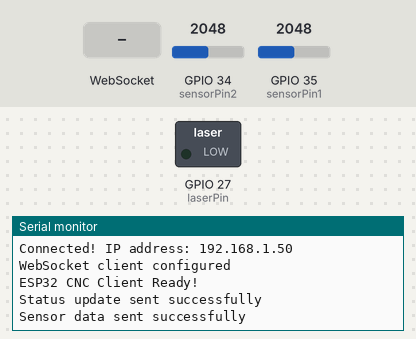
Simulated run of this sketch. Board: ESP32. Shown: switched loads named in the sketch (green lamp = pin HIGH), the last lines printed to the serial monitor. The inputs (shaded band) are chosen by the test bench; at power-on: GPIO 34 (sensorPin2) = 2048, GPIO 35 (sensorPin1) = 2048. WiFi joins after 1.5 s; servers stay silent unless stated; uploads are accepted with an empty reply.

Above: at 2.7 s.
2.8 s: WebSocket text "cnc_command" received
At 3.9 s:
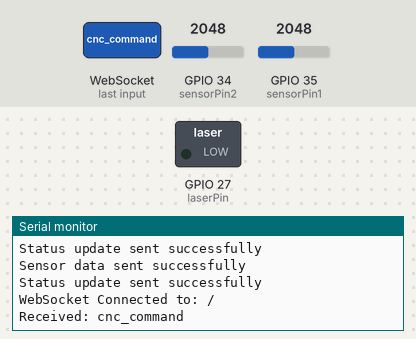
4.4 s: WebSocket text "start" received
At 5.1 s:
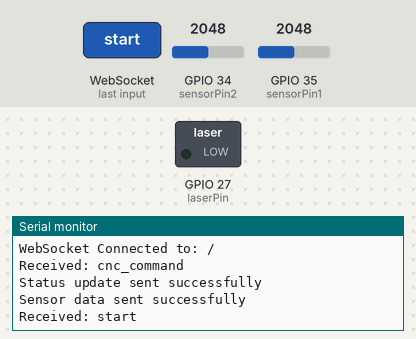
5.9 s: WebSocket text "pause" received
At 6.3 s:
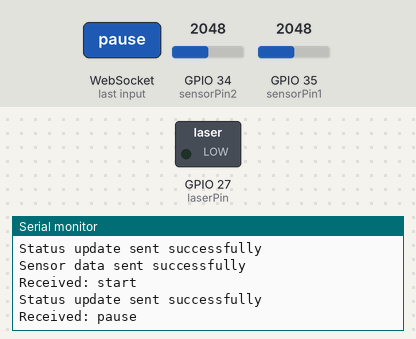

The sketch:

esp32_cnc_client.ino
```cpp
#include <WiFi.h>
#include <HTTPClient.h>
#include <ArduinoJson.h>
#include <AccelStepper.h>
#include <WebSocketsClient.h>

// --- WiFi Configuration ---
const char* ssid = "Comunidad_UNMED";
const char* password = "wifi_med_213";

// --- Replit Server Configuration ---
// Replace with your actual Replit URL (without https://)
const char* serverHost = "your-repl-name.your-username.repl.co";
const int serverPort = 443;  // Use 443 for HTTPS
const char* serverPath = "/ws";  // WebSocket path

// --- CNC Hardware Configuration ---
#define STEP1 2
#define DIR1 4
#define STEP2 12
#define DIR2 26
const int laserPin = 27;

// Sensor pins
const int sensorPin1 = 35;  // MQ135 Sensor 1
const int sensorPin2 = 34;  // MQ135 Sensor 2

// --- CNC Parameters ---
const int STEPS_PER_MM = 80;
const float MAX_SPEED = 1000.0;
const float ACCELERATION = 400.0;
const long CHAR_WIDTH_MM = 1;
const long CHAR_HEIGHT_MM = 1.5;
const long SPACE_BETWEEN_CHARS_MM = 1;

// --- Motor Objects ---
AccelStepper motorY(AccelStepper::DRIVER, STEP1, DIR1);  // Y-axis
AccelStepper motorX(AccelStepper::DRIVER, STEP2, DIR2);  // X-axis

// --- WebSocket Client ---
WebSocketsClient webSocket;

// --- Global Variables ---
String currentText = "";
bool laserEnabled = false;
bool emergencyStop = false;
float currentProgress = 0.0;
unsigned long lastSensorRead = 0;
unsigned long lastStatusUpdate = 0;
const unsigned long SENSOR_INTERVAL = 2000;  // 2 seconds
const unsigned long STATUS_INTERVAL = 1000;  // 1 second

// --- CNC State Machine ---
enum CNC_State {
  IDLE,
  PROCESSING,
  PAUSED,
  EMERGENCY
};

CNC_State currentState = IDLE;
int currentCharIndex = 0;
long xOffset = 0;

void setup() {
  Serial.begin(115200);

  // Initialize hardware
  setupMotors();
  setupSensors();
  setupLaser();

  // Connect to WiFi
  connectToWiFi();

  // Initialize WebSocket connection
  setupWebSocket();

  Serial.println("ESP32 CNC Client Ready!");
}

void loop() {
  // Handle WebSocket communication
  webSocket.loop();

  // Handle emergency stop
  if (emergencyStop) {
    handleEmergencyStop();
    return;
  }

  // Run CNC operations
  if (currentState == PROCESSING) {
    processCNCJob();
  }

  // Send sensor data periodically
  if (millis() - lastSensorRead > SENSOR_INTERVAL) {
    sendSensorData();
    lastSensorRead = millis();
  }

  // Send status updates periodically
  if (millis() - lastStatusUpdate > STATUS_INTERVAL) {
    sendStatusUpdate();
    lastStatusUpdate = millis();
  }

  // Run motor steps
  motorX.run();
  motorY.run();

  delay(1);
}

void connectToWiFi() {
  WiFi.begin(ssid, password);
  Serial.print("Connecting to WiFi");

  while (WiFi.status() != WL_CONNECTED) {
    delay(500);
    Serial.print(".");
  }

  Serial.println();
  Serial.print("Connected! IP address: ");
  Serial.println(WiFi.localIP());
}

void setupWebSocket() {
  // Configure WebSocket client for secure connection
  webSocket.beginSSL(serverHost, serverPort, serverPath);

  // Set event handler
  webSocket.onEvent(webSocketEvent);

  // Set reconnect interval
  webSocket.setReconnectInterval(5000);

  Serial.println("WebSocket client configured");
}

void webSocketEvent(WStype_t type, uint8_t * payload, size_t length) {
  switch(type) {
    case WStype_DISCONNECTED:
      Serial.println("WebSocket Disconnected");
      break;

    case WStype_CONNECTED:
      Serial.printf("WebSocket Connected to: %s\n", payload);
      break;

    case WStype_TEXT:
      Serial.printf("Received: %s\n", payload);
      handleWebSocketMessage((char*)payload);
      break;

    case WStype_ERROR:
      Serial.printf("WebSocket Error: %s\n", payload);
      break;

    default:
      break;
  }
}

void handleWebSocketMessage(String message) {
  // Parse JSON message from server
  DynamicJsonDocument doc(1024);
  deserializeJson(doc, message);

  String type = doc["type"];

  if (type == "cnc_command") {
    String command = doc["command"];

    if (command == "start") {
      currentText = doc["text"].as<String>();
      startEngraving();
    }
    else if (command == "pause") {
      pauseEngraving();
    }
    else if (command == "resume") {
      resumeEngraving();
    }
    else if (command == "stop") {
      stopEngraving();
    }
    else if (command == "emergency_stop") {
      emergencyStop = true;
    }
  }
}

void setupMotors() {
  motorX.setMaxSpeed(MAX_SPEED);
  motorX.setAcceleration(ACCELERATION);
  motorY.setMaxSpeed(MAX_SPEED);
  motorY.setAcceleration(ACCELERATION);

  // Set initial position
  motorX.setCurrentPosition(0);
  motorY.setCurrentPosition(0);
}

void setupSensors() {
  pinMode(sensorPin1, INPUT);
  pinMode(sensorPin2, INPUT);
}

void setupLaser() {
  pinMode(laserPin, OUTPUT);
  digitalWrite(laserPin, LOW);
}

void startEngraving() {
  if (currentState == IDLE) {
    currentState = PROCESSING;
    currentCharIndex = 0;
    xOffset = 0;
    currentProgress = 0.0;

    Serial.println("Starting engraving: " + currentText);
    sendStatusUpdate();
  }
}

void pauseEngraving() {
  if (currentState == PROCESSING) {
    currentState = PAUSED;
    laserEnabled = false;
    digitalWrite(laserPin, LOW);

    Serial.println("Engraving paused");
    sendStatusUpdate();
  }
}

void resumeEngraving() {
  if (currentState == PAUSED) {
    currentState = PROCESSING;

    Serial.println("Engraving resumed");
    sendStatusUpdate();
  }
}

void stopEngraving() {
  currentState = IDLE;
  laserEnabled = false;
  digitalWrite(laserPin, LOW);
  currentProgress = 0.0;

  // Return to home position
  motorX.moveTo(0);
  motorY.moveTo(0);

  Serial.println("Engraving stopped");
  sendStatusUpdate();
}

void handleEmergencyStop() {
  currentState = EMERGENCY;
  laserEnabled = false;
  digitalWrite(laserPin, LOW);

  // Stop all motors immediately
  motorX.stop();
  motorY.stop();

  Serial.println("EMERGENCY STOP ACTIVATED!");
  sendStatusUpdate();

  // Reset emergency flag after sending status
  emergencyStop = false;
  currentState = IDLE;
}

void processCNCJob() {
  if (currentText.length() == 0) {
    stopEngraving();
    return;
  }

  // Simple character processing (you can expand this based on your character patterns)
  if (currentCharIndex < currentText.length()) {
    // Process current character
    char currentChar = currentText.charAt(currentCharIndex);

    // Enable laser for engraving
    laserEnabled = true;
    digitalWrite(laserPin, HIGH);

    // Move to character position (simplified)
    long targetX = xOffset + (CHAR_WIDTH_MM * STEPS_PER_MM);
    motorX.moveTo(targetX);

    // Update progress
    currentProgress = ((float)(currentCharIndex + 1) / (float)currentText.length()) * 100.0;

    // Move to next character when current movement is complete
    if (motorX.distanceToGo() == 0) {
      currentCharIndex++;
      xOffset += (CHAR_WIDTH_MM + SPACE_BETWEEN_CHARS_MM) * STEPS_PER_MM;

      // Disable laser between characters
      laserEnabled = false;
      digitalWrite(laserPin, LOW);
    }
  } else {
    // Engraving complete
    currentProgress = 100.0;
    stopEngraving();
  }
}

void sendSensorData() {
  // Read sensor values
  int sensor1Raw = analogRead(sensorPin1);
  int sensor2Raw = analogRead(sensorPin2);

  // Convert to PPM (simplified conversion - adjust based on your calibration)
  int sensor1Ppm = map(sensor1Raw, 0, 4095, 0, 1000);
  int sensor2Ppm = map(sensor2Raw, 0, 4095, 0, 1000);

  // Send HTTP POST to server
  if (WiFi.status() == WL_CONNECTED) {
    HTTPClient http;
    http.begin("https://" + String(serverHost) + "/api/esp32/sensor-data");
    http.addHeader("Content-Type", "application/json");

    // Create JSON payload
    String jsonPayload = "{";
    jsonPayload += "\"sensor1Value\":" + String(sensor1Raw) + ",";
    jsonPayload += "\"sensor2Value\":" + String(sensor2Raw) + ",";
    jsonPayload += "\"sensor1Ppm\":" + String(sensor1Ppm) + ",";
    jsonPayload += "\"sensor2Ppm\":" + String(sensor2Ppm);
    jsonPayload += "}";

    int httpResponseCode = http.POST(jsonPayload);

    if (httpResponseCode > 0) {
      Serial.println("Sensor data sent successfully");
    } else {
      Serial.println("Error sending sensor data: " + String(httpResponseCode));
    }

    http.end();
  }
}

void sendStatusUpdate() {
  if (WiFi.status() == WL_CONNECTED) {
    HTTPClient http;
    http.begin("https://" + String(serverHost) + "/api/esp32/status-update");
    http.addHeader("Content-Type", "application/json");

    // Get current positions
    long posX = motorX.currentPosition();
    long posY = motorY.currentPosition();

    // Convert state to string
    String stateStr = "idle";
    switch (currentState) {
      case PROCESSING: stateStr = "processing"; break;
      case PAUSED: stateStr = "paused"; break;
      case EMERGENCY: stateStr = "emergency"; break;
      default: stateStr = "idle"; break;
    }

    // Create JSON payload
    String jsonPayload = "{";
    jsonPayload += "\"state\":\"" + stateStr + "\",";
    jsonPayload += "\"positionX\":" + String(posX) + ",";
    jsonPayload += "\"positionY\":" + String(posY) + ",";
    jsonPayload += "\"progress\":" + String(currentProgress);
    jsonPayload += "}";

    int httpResponseCode = http.POST(jsonPayload);

    if (httpResponseCode > 0) {
      Serial.println("Status update sent successfully");
    } else {
      Serial.println("Error sending status update: " + String(httpResponseCode));
    }

    http.end();
  }
}
```

Measured:
- after the input at 2.8 s, the serial monitor: prints a new line after 0.11 s (image 1)
- after the input at 4.4 s, the serial monitor: prints a new line at once (image 2)
- after the input at 5.9 s, the serial monitor: prints a new line at once (image 3)
